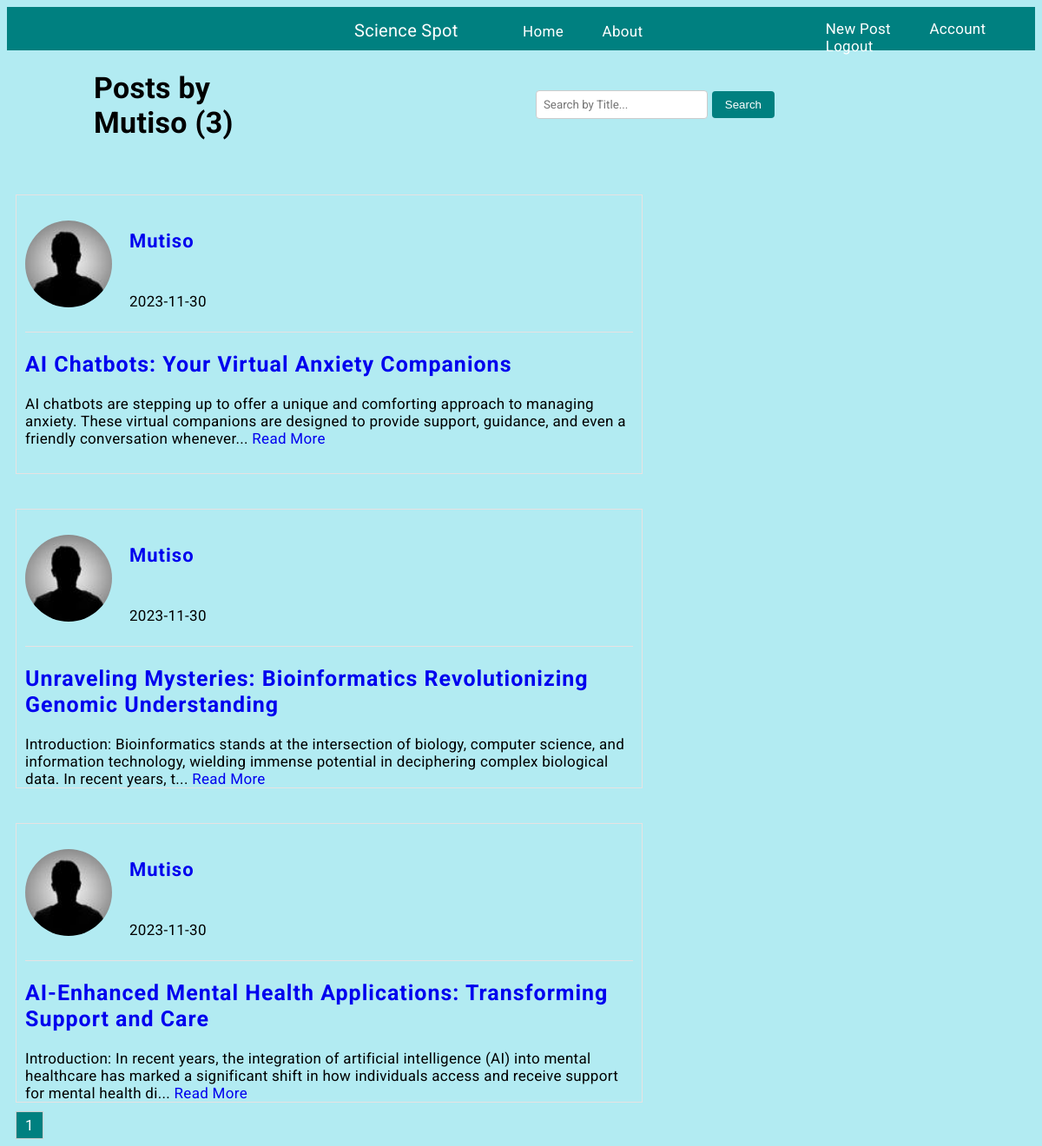
/user/Mutiso (signed in), run on the app's committed database.
### flaskblog/models.py (models this page shows, shortened)
class User(db.Model, UserMixin):
    id = db.Column(db.Integer, primary_key=True)
    username = db.Column(db.String(20), unique=True, nullable=False)
    email = db.Column(db.String(120), unique=True, nullable=False)
    image_file = db.Column(db.String(20), nullable=False, default='default.jpg')
    password = db.Column(db.String(60), nullable=False)
    posts = db.relationship('Post', backref='author', lazy=True)
    """How ro represent our user model"""

class Post(db.Model):
    id = db.Column(db.Integer, primary_key=True)
    title = db.Column(db.String(100), nullable=False)
    date_posted = db.Column(db.DateTime, nullable=False, default=datetime.utcnow)
    content = db.Column(db.Text, nullable=False)
    user_id = db.Column(db.Integer, db.ForeignKey('user.id'), nullable=False)
    """How ro represent our post model"""

### flaskblog/routes.py (the view)
@app.route("/user/<string:username>")
@login_required
def user_posts(username):
    page = request.args.get('page', 1, type=int)
    user = User.query.filter_by(username=username).first_or_404()
    posts = Post.query.filter_by(author=user)\
        .order_by(Post.date_posted.desc())\
        .paginate(page=page, per_page=5)
    return render_template('user_posts.html', posts=posts, user=user)

### flaskblog/models.py (called while the page is built)
@login_manager.user_loader
def load_user(user_id):
    return User.query.get(int(user_id))

### flaskblog/templates/user_posts.html
{% extends 'layout.html' %} {% block content %}
<div class="header-container">
  <h1 class="header-text">Posts by {{ user.username }} ({{ posts.total }})</h1>
  <form class="search-form" action="{{ url_for('search_results') }}" method="GET">
      <input type="text" name="query" placeholder="Search by Title...">
      <button type="submit">Search</button>
  </form>
</div>
<div class="homediv-container">
  {% for post in posts.items %}
    <div class="homediv">
      <div class="homedivdetails">
        <img class="accountimageclass" src="{{ url_for('static', filename='images/' + post.author.image_file) }}"/>
        <div class="user-details">
          <p><a href="{{ url_for('user_posts', username=post.author.username) }}">{{ post.author.username }}</a></p>
          <p>{{ post.date_posted.strftime('%Y-%m-%d') }}</p>
        </div>
      </div>
      <hr class="custom-hr">
      <div>
        <p><h2><a href="{{ url_for('post', post_id=post.id) }}" class="teal-title">{{ post.title }}</a></h2></p>
        <p>{{ post.content[:200] }}{% if post.content|length > 200 %}... <a href="{{ url_for('post', post_id=post.id) }}">Read More</a>{% endif %}</p>
      </div>
    </div>
  {% endfor %}
</div>
<div class="pagination">
  {% for page_num in posts.iter_pages(left_edge=1, right_edge=1, left_current=1, right_current=2) %}
    {% if page_num %}
      {% if posts.page == page_num %}
        <a href="{{ url_for('home', page=page_num) }}" class="current-page">{{ page_num }}</a>
      {% else %}
        <a href="{{ url_for('home', page=page_num) }}">{{ page_num }}</a>
      {% endif %}
    {% else %}
      <span class="ellipsis">...</span>
    {% endif %}
  {% endfor %}
</div>
{% endblock content %}

### flaskblog/static/navigation.css (style rules this page uses)
* { text-decoration: none; }

### flaskblog/static/style.css (style rules this page uses)
body { background: #B2EBF2; font-size: 17px; letter-spacing: 0.3px; font-family: roboto, sans-serif; }
input[type='text'], input[type='email'], input[type='password'] { width: 100%; padding: 10px; border-radius: 5px; border: 1px solid #ccc; font-family: roboto; }
.accountimageclass { border-radius: 50%; width: 100px; height: 100px; object-fit: cover; }
.homediv-container { display: flex; flex-wrap: wrap; gap: 20px; }
.homediv { margin-top: 20px; margin-left: 10px; padding: 10px; width: 700px; height: 300px; border: 1px solid rgb(231, 226, 226); }
.homedivdetails { display: flex; align-items: center; }
.user-details { display: flex; flex-direction: column; margin-left: 20px; }
.user-details a { padding-top: 20px; text-decoration: none; font-weight: bold; font-size: 22px; letter-spacing: 1px; margin-bottom: 10px; }
.user-details > p { margin-top: 30px; }
.custom-hr { border: none; border-top: 1px solid rgb(231, 226, 226); margin-left: 0; margin-right: 0; width: 100%; display: block; }
.pagination { display: flex; margin-left: 10px; margin-top: 10px; }
.pagination a { display: inline-block; width: 30px; height: 30px; text-align: center; line-height: 30px; border: 1px solid #ccc; text-decoration: none; color: #333; }
.pagination a.current-page { background-color: teal; color: white; }
.search-form { display: flex; align-items: center; margin: 10px 300px ; width: 400px; }
.search-form input[type="text"] { padding: 8px; border-radius: 4px; border: 1px solid #ccc; margin-right: 5px; }
.search-form button { padding: 8px 15px; border-radius: 4px; border: none; background-color: teal; color: white; cursor: pointer; }
.header-container { display: flex; align-items: center; justify-content: space-between; margin-bottom: 20px; }
.header-text { margin-left: 100px; }
.search-form { display: flex; align-items: center; }
h2 a.teal-title { letter-spacing: 1px; font-size: 25px; font-weight: 700; }

### data on the page
User: username "Mutiso"
Post: image_file (picture), author.username "Mutiso", date_posted "2023-11-30", title "AI Chatbots: Your Virtual Anxiety Companions", content "AI chatbots are stepping up to offer a unique and comforting approach to managing anxiety. These virtual companions are designed to provide support, guidance, and even a friendly conversation whenever"
Post: image_file (picture), author.username "Mutiso", date_posted "2023-11-30", title "Unraveling Mysteries: Bioinformatics Revolutionizing Genomic Understanding", content "Introduction: Bioinformatics stands at the intersection of biology, computer science, and information technology, wielding immense potential in deciphering complex biological data. In recent years, t"
Post: image_file (picture), author.username "Mutiso", date_posted "2023-11-30", title "AI-Enhanced Mental Health Applications: Transforming Support and Care", content "Introduction: In recent years, the integration of artificial intelligence (AI) into mental healthcare has marked a significant shift in how individuals access and receive support for mental health di"

### other printed values
{{ posts.total }} "3"
{{ page_num }} "1"
